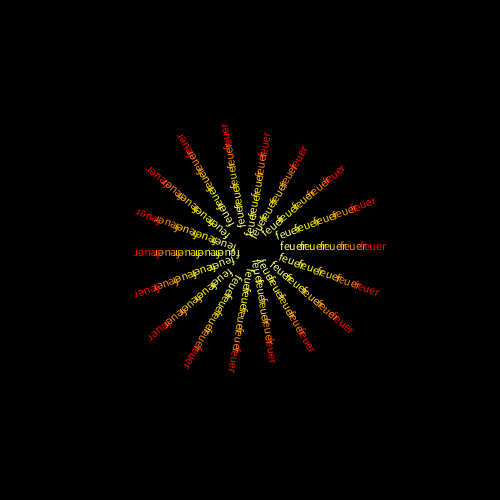
Frame 1 (no input)
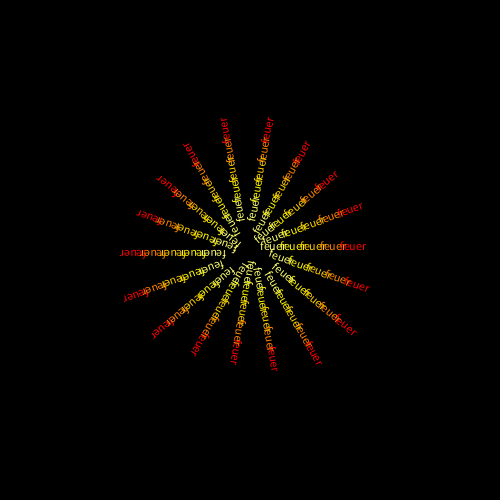
Frame 60 (the mouse pressed at the canvas centre just before this capture)
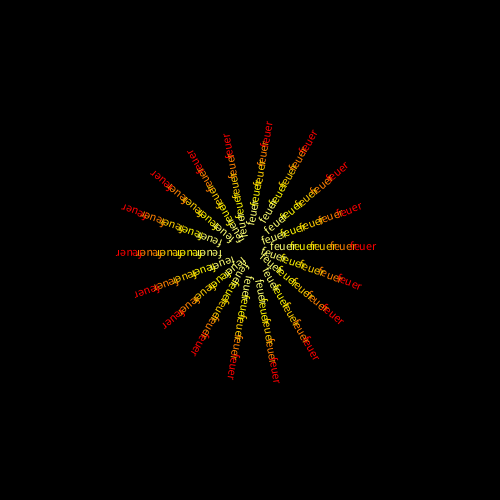
Frame 120 (the mouse held since frame 60 and released just before this capture)

The Processing sketch that drew these frames (run headless with seeded random() and noise(); from frame 60 on, the mouse is pressed at the canvas centre):

// Processing sketch: processing_175638
// ── processing_175638.pde

void setup()
{
  size(500,500);
}

void draw()
{
  background(0);
  
  translate(250,250);
  
  for (int i=0; i<360;i+=20)
  {
    pushMatrix();
    noStroke();
    rotate(radians(i));
    
    float radius0 = 140+sin(millis()/100.0+i)*10;
    float radius = 100+sin(millis()/100.0+i)*10;
    float radius2 = 80+sin(millis()/100.0+i)*10;
    float radius3 = 60+sin(millis()/100.0+i)*10;
    float radius4 = 40+sin(millis()/100.0+i)*10;
    float radius5 = 20+sin(millis()/100.0+i)*10;

    fill(255,0,0);
    text("feuer",radius,0,0); 
    fill(255,128,0);
  text("feuer",radius2,0,0);
    fill(255,205,0);
    text("feuer",radius3,0,0);
    fill(255,247,0);
    text("feuer",radius4,0,0);
    fill(252,255,113);
    text("feuer",radius5,0,0);
    
    popMatrix();
  }
}
